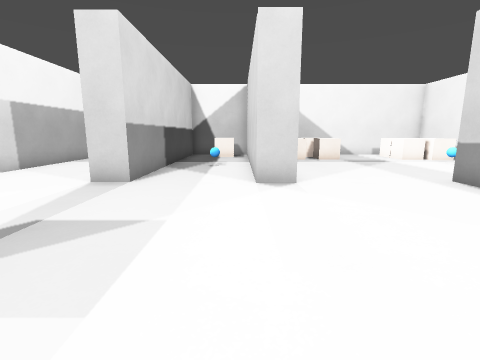
View 1 (above)

16 first-person views from a walk through a level from a Godot 3-D game. The camera is 1.2 m above the floor, tilts 10° down and sees 85° across. Doors that lead somewhere are drawn open, without their leaves. The floor is counted in squares, 1 m on a side. Each view is taken from the middle of a square. On the plan, view 1 faces up. The plan holds only what a view shows up to about 12 squares ahead; the rest is blank. The place goes on beyond the plan. Characters and animated objects are not drawn. Surface patterns are stand-ins for the level's own textures.

View 2
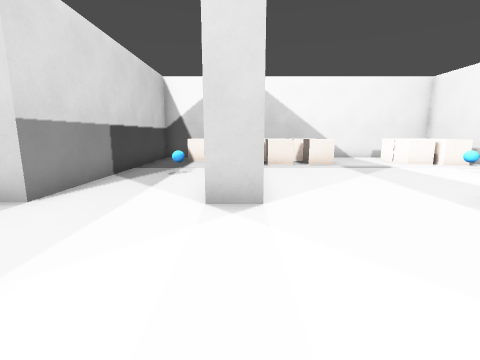

View 3
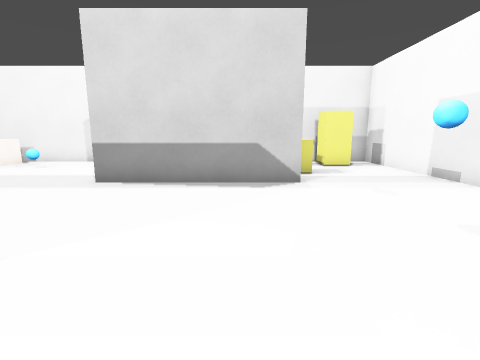

View 4
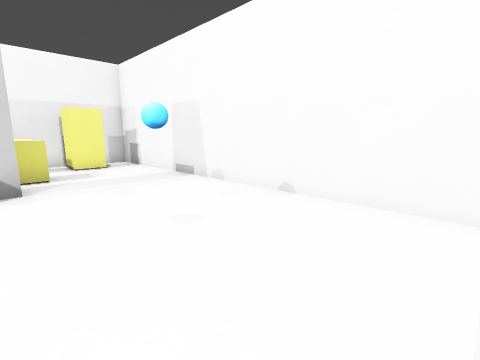

View 5
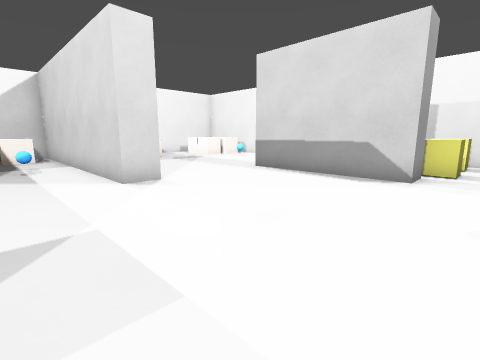

View 6
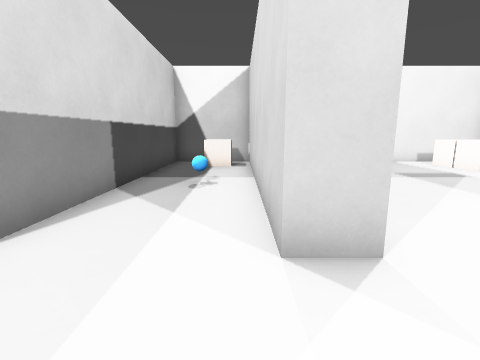

View 7
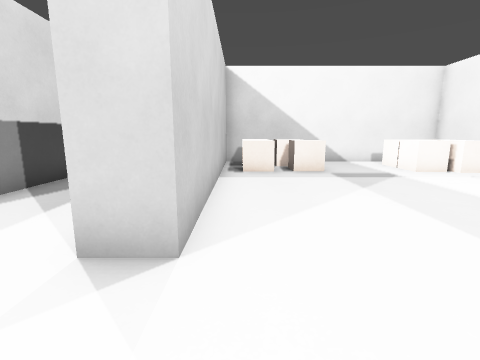

View 8
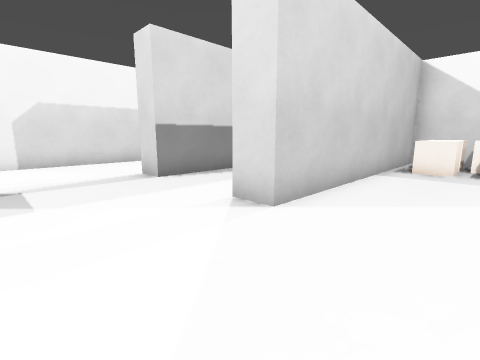

View 9
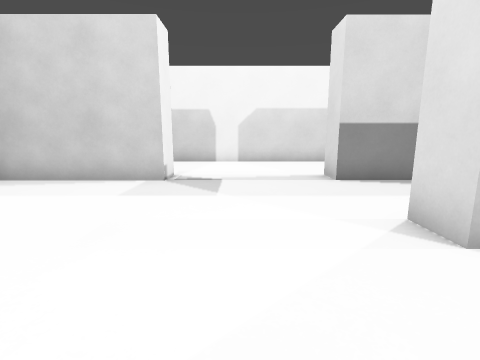

View 10
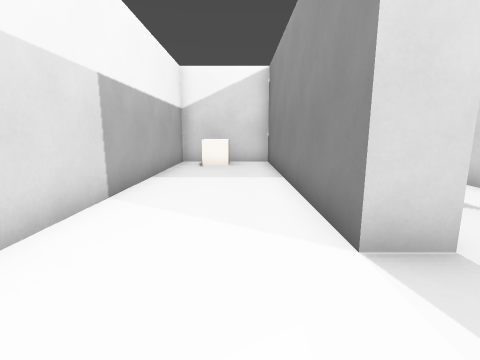

View 11
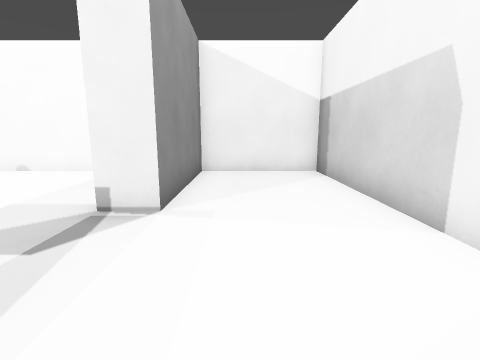

View 12
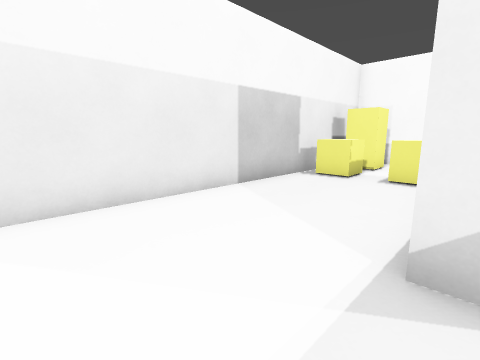

View 13
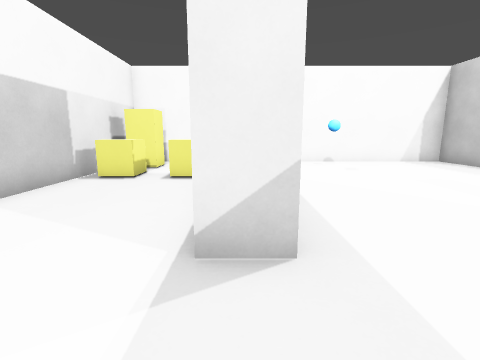

View 14
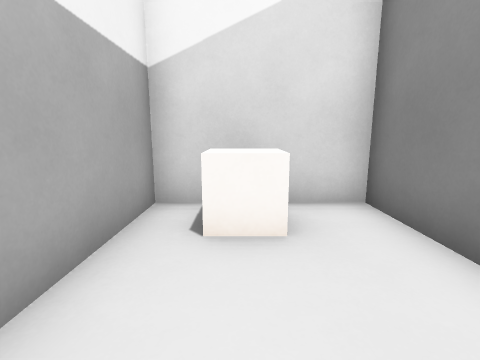

View 15
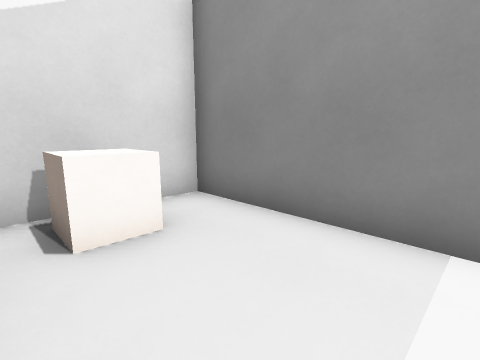

View 16
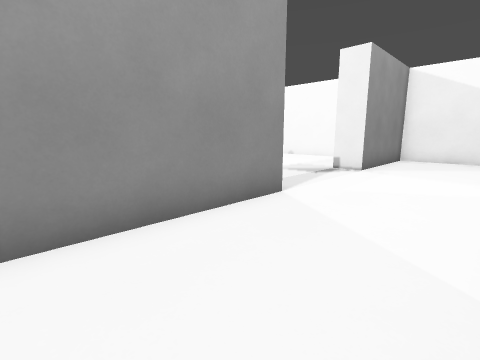

### Floor plan
Points are (right, up) in squares from view 1. A wall is a line through its corners. A room is listed if a view was taken in it or the views show most of it. See-through windows are left out.
Room 1 (views 1, 2, 3, 4, 5, 6, 7, 8, 9, 12, 13)
walls: (6.4, 1.5) (5.4, 1.5) (5.4, 6.6) (6.5, 6.6); (-2.8, 2) (-2.8, -2.5) (10.5, -2.5) (10.5, 15.5) (1.4, 15.5) (1.4, 6.4) (0.4, 6.4) (0.4, 14.9); (0.5, 15.5) (-2.8, 15.5) (-2.8, 6.4)
ways out: open door at (-3, 4) to room 2
objects: other object (-1, 10); other object (-1, 14) to (-1, 15); other object (2, 13) to (3, 13); other object (2, 14) to (3, 15); other object (3, 0); other object (4, 13); other object (4, 14) to (4, 15); rock (7, -1) to (10, 2); other object (8, 13) to (9, 13); other object (8, 14) to (9, 14); other object (9, 10); other object (9, 12) to (10, 12)
Room 2 (views 10, 11, 14, 15, 16)
walls: (-2.8, 6.4) (-3.8, 6.4) (-3.8, 15.5) (-7.5, 15.5) (-7.5, -2.5) (-3.8, -2.5) (-3.8, 2) (-2.8, 2)
ways out: open door at (-3, 4) to room 1
objects: other object (-6, 14) to (-6, 15)

Positions as (right, up) in squares from view 1, and headings:
1: (0, 0), facing up
2: (1, 2), facing up
3: (-1, 3), facing right
4: (-1, 2), facing down-right
5: (-2, 0), facing up-right
6: (0, 4), facing up
7: (2, 4), facing up
8: (4, 3), facing up-left
9: (4, 4), facing left
10: (-5, 4), facing up
11: (-5, 6), facing down
12: (6, 9), facing down-right
13: (6, 9), facing down
14: (-6, 11), facing up
15: (-7, 11), facing up-right
16: (-7, 11), facing down-right
